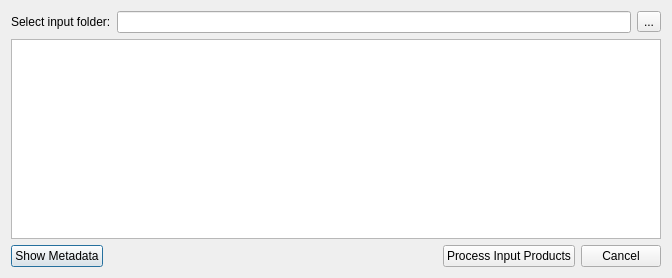
<?xml version="1.0" encoding="UTF-8"?>
<ui version="4.0">
 <class>DlgDataIngestion</class>
 <widget class="QDialog" name="DlgDataIngestion">
  <property name="geometry">
   <rect>
    <x>0</x>
    <y>0</y>
    <width>672</width>
    <height>278</height>
   </rect>
  </property>
  <property name="windowTitle">
   <string>Dialog</string>
  </property>
  <layout class="QVBoxLayout" name="verticalLayout">
   <item>
    <layout class="QHBoxLayout" name="horizontalLayout_16">
     <item>
      <widget class="QLabel" name="label_24">
       <property name="text">
        <string>Select input folder:</string>
       </property>
      </widget>
     </item>
     <item>
      <widget class="QLineEdit" name="edInboxPath"/>
     </item>
     <item>
      <widget class="QToolButton" name="btnSelectInboxPath">
       <property name="text">
        <string>...</string>
       </property>
      </widget>
     </item>
    </layout>
   </item>
   <item>
    <widget class="QPlainTextEdit" name="pltxtInboxProducts">
     <property name="textInteractionFlags">
      <set>Qt::LinksAccessibleByKeyboard|Qt::LinksAccessibleByMouse|Qt::TextBrowserInteraction|Qt::TextSelectableByKeyboard|Qt::TextSelectableByMouse</set>
     </property>
    </widget>
   </item>
   <item>
    <layout class="QHBoxLayout" name="horizontalLayout">
     <item>
      <widget class="QPushButton" name="btnShowMetadata">
       <property name="text">
        <string>Show Metadata</string>
       </property>
       <property name="checkable">
        <bool>true</bool>
       </property>
      </widget>
     </item>
     <item>
      <spacer name="horizontalSpacer">
       <property name="orientation">
        <enum>Qt::Horizontal</enum>
       </property>
       <property name="sizeHint" stdset="0">
        <size>
         <width>40</width>
         <height>20</height>
        </size>
       </property>
      </spacer>
     </item>
     <item>
      <widget class="QPushButton" name="btnProcessInbox">
       <property name="text">
        <string>Process Input Products</string>
       </property>
      </widget>
     </item>
     <item>
      <widget class="QPushButton" name="btnCancel">
       <property name="text">
        <string>Cancel</string>
       </property>
      </widget>
     </item>
    </layout>
   </item>
  </layout>
 </widget>
 <resources/>
 <connections>
  <connection>
   <sender>btnShowMetadata</sender>
   <signal>toggled(bool)</signal>
   <receiver>pltxtInboxProducts</receiver>
   <slot>setVisible(bool)</slot>
   <hints>
    <hint type="sourcelabel">
     <x>64</x>
     <y>243</y>
    </hint>
    <hint type="destinationlabel">
     <x>107</x>
     <y>153</y>
    </hint>
   </hints>
  </connection>
  <connection>
   <sender>btnProcessInbox</sender>
   <signal>clicked()</signal>
   <receiver>DlgDataIngestion</receiver>
   <slot>accept()</slot>
   <hints>
    <hint type="sourcelabel">
     <x>308</x>
     <y>248</y>
    </hint>
    <hint type="destinationlabel">
     <x>339</x>
     <y>261</y>
    </hint>
   </hints>
  </connection>
  <connection>
   <sender>btnCancel</sender>
   <signal>clicked()</signal>
   <receiver>DlgDataIngestion</receiver>
   <slot>reject()</slot>
   <hints>
    <hint type="sourcelabel">
     <x>415</x>
     <y>251</y>
    </hint>
    <hint type="destinationlabel">
     <x>432</x>
     <y>261</y>
    </hint>
   </hints>
  </connection>
 </connections>
</ui>
